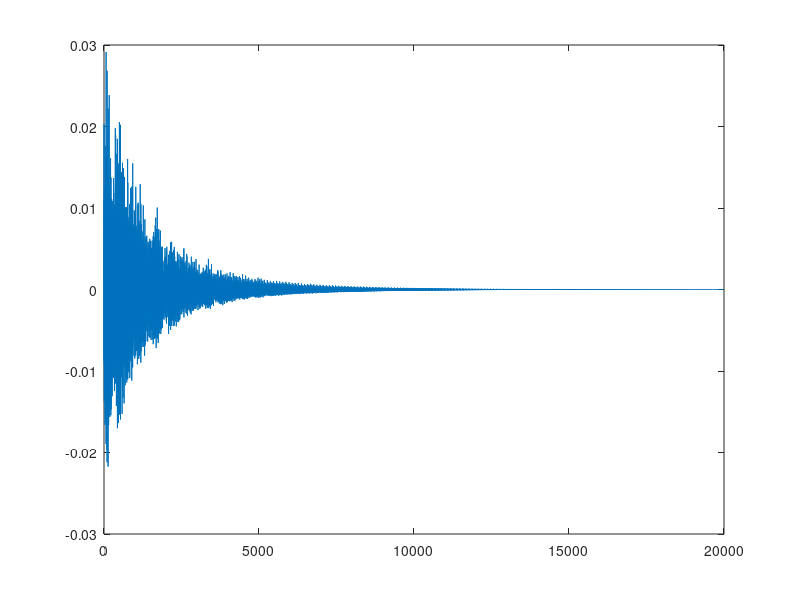

The MATLAB script that drew this image:
clear;clc
nmodes      = 3;                                                           % number of modes
f0          = 440;                                                         % fundamental frequency
fm          = f0*(1:nmodes);                                               % frequency for each mode
iterations  = 20000;
fs          = 44100;                                                       % sampling frequency
fb_gain     = 0.97;                                                        % feedback gain. < 1

% create excitation - - - - - - - - - - - - - - - - - - - - - - - - - - - -
N = ceil(fs/f0);
x = 2 * rand(1,N) - 1;                                                     % generate noise centered at zero

if iterations > length(x)
    x = [x zeros(1,iterations - length(x))];
end

% Band pass filter parameters - - - - - - - - - - - - - - - - - - - - - - -
B           = 0.01*ones(1,nmodes);
phi         = zeros(1,nmodes);
R           = zeros(1,nmodes);
theta       = zeros(1,nmodes);
A0          = zeros(1,nmodes);
d           = zeros(1,nmodes);
delayline   = zeros(nmodes,floor(fs/fm(1)));
for m = 1:nmodes                                                           % compute parameters for each mode :
    phi(m) = 2 * pi * (fm(m)/fs);                                          % resonance frequency
    % parameters for the poles
    R(m) = 0.99-B(m)/2;                                                    % filter bandwidth
    theta(m) = acos((2 * R(m) * cos(phi(m))) / (1 + R(m) * R(m)));         %
    A0(m) = (1 - R(m) * R(m)) * sin(theta(m));                             % gain
    d(m) = floor(fs/fm(m));                                                % compute delay line length
end

% - - - - - - - - - - - - - - - - - - - - - - - - - - - - - - - - - - - - -
signal  = zeros(1,iterations);                                             % initialize output signal
y       = zeros(1,nmodes);                                                 % initialize new sample
xm1     = zeros(1,nmodes);                                                 % x[n-1]
xm2     = zeros(1,nmodes);                                                 % x[n-2]
ym1     = zeros(1,nmodes);                                                 % y[n-1]
ym2     = zeros(1,nmodes);                                                 % y[n-2]
out     = zeros(1,nmodes);                                                 % output samples
for n = 1:iterations
    
    for m = 1:nmodes                                                       % for each mode
        y(m) = A0(m) * (x(n) - xm2(m) + 2 * R(m) * cos(theta(m)) * ym1(m) - R(m) * R(m) * ym2(m)); % band pass filter differential equation
        
        out(m) = y(m) + fb_gain * delayline(m,d(m));                       % output sample: sum sample to delayed sample
        delayline(m,1:d(m)) = [out(m),delayline(m,1:d(m)-1)];              % store output sample to circular delay
        
        % update variables for next iteration
        xm2(m) = xm1(m);                                                   % x[n-2]
        xm1(m) = x(n);                                                     % x[n-1]
        
        ym2(m) = ym1(m);                                                   % y[n-2]
        ym1(m) = y(m);                                                     % y[n-1]
    end
    
    signal(n) = sum(out);
    
end
plot(signal)
soundsc(signal,fs)